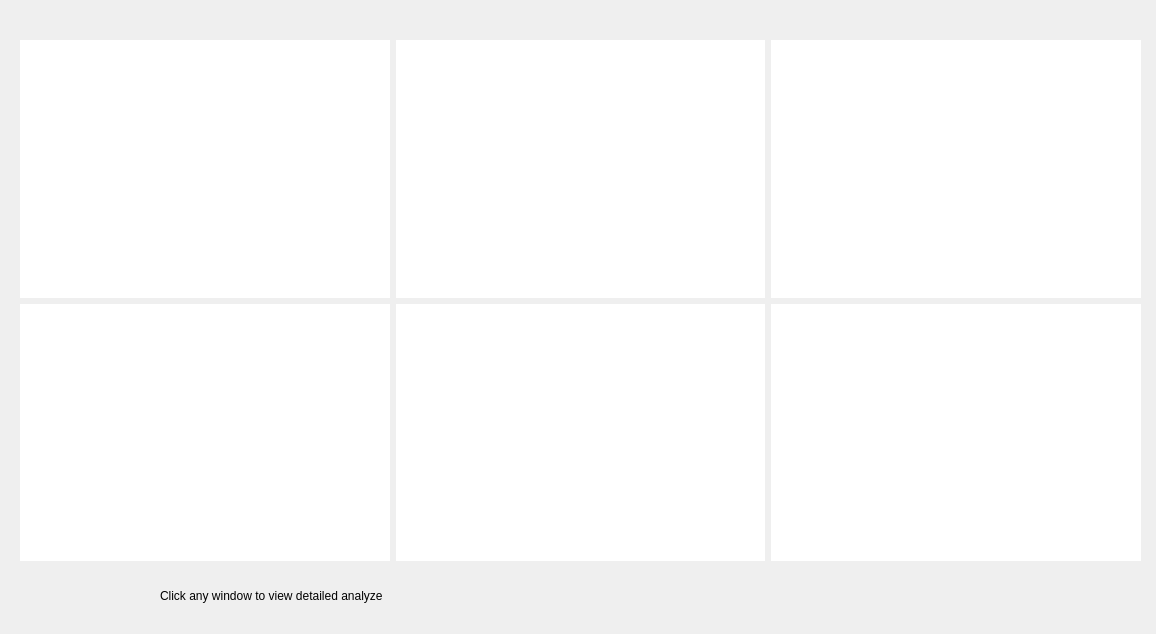
<?xml version="1.0" encoding="UTF-8"?>
<ui version="4.0">
 <class>AnalyzeDialog</class>
 <widget class="QDialog" name="AnalyzeDialog">
  <property name="geometry">
   <rect>
    <x>0</x>
    <y>0</y>
    <width>1156</width>
    <height>634</height>
   </rect>
  </property>
  <property name="windowTitle">
   <string>Result</string>
  </property>
  <widget class="QLabel" name="label">
   <property name="geometry">
    <rect>
     <x>160</x>
     <y>570</y>
     <width>801</width>
     <height>51</height>
    </rect>
   </property>
   <property name="styleSheet">
    <string notr="true">font: 75 33pt &quot;Ubuntu&quot;;</string>
   </property>
   <property name="text">
    <string>Click any window to view detailed analyze</string>
   </property>
  </widget>
  <widget class="QWidget" name="gridLayoutWidget">
   <property name="geometry">
    <rect>
     <x>20</x>
     <y>40</y>
     <width>1121</width>
     <height>521</height>
    </rect>
   </property>
   <layout class="QGridLayout" name="gridLayout_2">
    <item row="0" column="1">
     <widget class="QWidget" name="widget_2" native="true">
      <property name="styleSheet">
       <string notr="true">background-color: rgb(255, 255, 255);</string>
      </property>
      <widget class="QPushButton" name="button_2">
       <property name="geometry">
        <rect>
         <x>0</x>
         <y>0</y>
         <width>361</width>
         <height>251</height>
        </rect>
       </property>
       <property name="styleSheet">
        <string notr="true">background-color: transparent; 
border: 0px</string>
       </property>
       <property name="text">
        <string/>
       </property>
      </widget>
     </widget>
    </item>
    <item row="1" column="0">
     <widget class="QWidget" name="widget_4" native="true">
      <property name="styleSheet">
       <string notr="true">background-color: rgb(255, 255, 255);</string>
      </property>
      <widget class="QPushButton" name="button_4">
       <property name="geometry">
        <rect>
         <x>0</x>
         <y>0</y>
         <width>371</width>
         <height>251</height>
        </rect>
       </property>
       <property name="styleSheet">
        <string notr="true">background-color: transparent; 
border: 0px</string>
       </property>
       <property name="text">
        <string/>
       </property>
      </widget>
     </widget>
    </item>
    <item row="0" column="0">
     <widget class="QWidget" name="widget" native="true">
      <property name="styleSheet">
       <string notr="true">background-color: rgb(255, 255, 255);</string>
      </property>
      <widget class="QPushButton" name="button_1">
       <property name="geometry">
        <rect>
         <x>0</x>
         <y>0</y>
         <width>361</width>
         <height>261</height>
        </rect>
       </property>
       <property name="styleSheet">
        <string notr="true">background-color: transparent; 
border: 0px</string>
       </property>
       <property name="text">
        <string/>
       </property>
      </widget>
     </widget>
    </item>
    <item row="0" column="2">
     <widget class="QWidget" name="widget_3" native="true">
      <property name="styleSheet">
       <string notr="true">background-color: rgb(255, 255, 255);</string>
      </property>
      <widget class="QPushButton" name="button_3">
       <property name="geometry">
        <rect>
         <x>0</x>
         <y>0</y>
         <width>361</width>
         <height>251</height>
        </rect>
       </property>
       <property name="styleSheet">
        <string notr="true">background-color: transparent; 
border: 0px</string>
       </property>
       <property name="text">
        <string/>
       </property>
      </widget>
     </widget>
    </item>
    <item row="1" column="2">
     <widget class="QWidget" name="widget_6" native="true">
      <property name="styleSheet">
       <string notr="true">background-color: rgb(255, 255, 255);</string>
      </property>
      <widget class="QPushButton" name="button_6">
       <property name="geometry">
        <rect>
         <x>0</x>
         <y>0</y>
         <width>371</width>
         <height>251</height>
        </rect>
       </property>
       <property name="styleSheet">
        <string notr="true">background-color: transparent; 
border: 0px</string>
       </property>
       <property name="text">
        <string/>
       </property>
      </widget>
     </widget>
    </item>
    <item row="1" column="1">
     <widget class="QWidget" name="widget_5" native="true">
      <property name="styleSheet">
       <string notr="true">background-color: rgb(255, 255, 255);</string>
      </property>
      <widget class="QPushButton" name="button_5">
       <property name="geometry">
        <rect>
         <x>0</x>
         <y>0</y>
         <width>371</width>
         <height>251</height>
        </rect>
       </property>
       <property name="styleSheet">
        <string notr="true">background-color: transparent; 
border: 0px</string>
       </property>
       <property name="text">
        <string/>
       </property>
      </widget>
     </widget>
    </item>
   </layout>
  </widget>
 </widget>
 <resources/>
 <connections/>
</ui>
